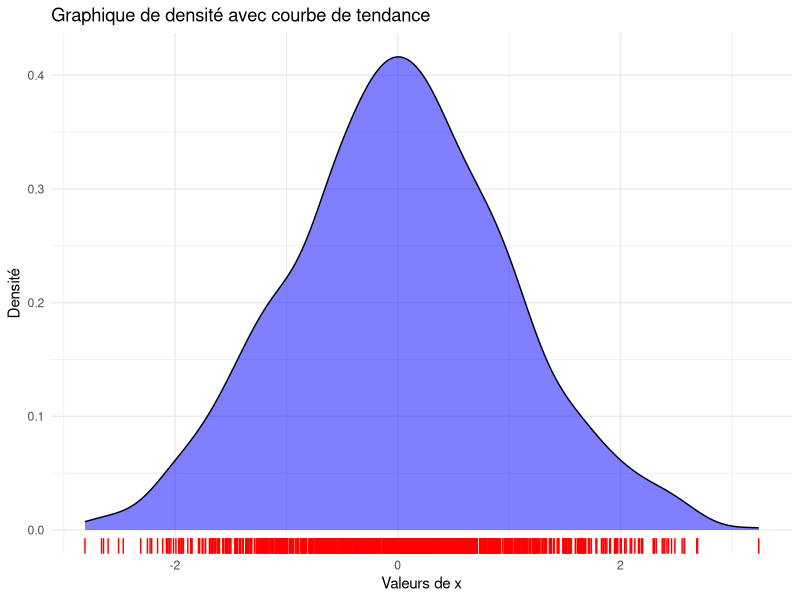

This chart was generated by the following R code:
# visualisez une distribution avec une courbe de densité

# Charger les bibliothèques nécessaires
library(ggplot2)

# Générer des données aléatoires
set.seed(123)
data <- data.frame(
  x = rnorm(1000, mean = 0, sd = 1)  # Données normales
)

# Créer un graphique de densité avec ggplot2
plot <- ggplot(data, aes(x = x)) +
  geom_density(fill = "blue", alpha = 0.5) +  # Densité de la variable
  geom_rug(sides = "b", color = "red") +      # Ajouter un rug plot (barres)
  theme_minimal() +                          # Thème minimal
  labs(
    title = "Graphique de densité avec courbe de tendance",
    x = "Valeurs de x",
    y = "Densité"
  )

# Afficher le graphique
print(plot)
